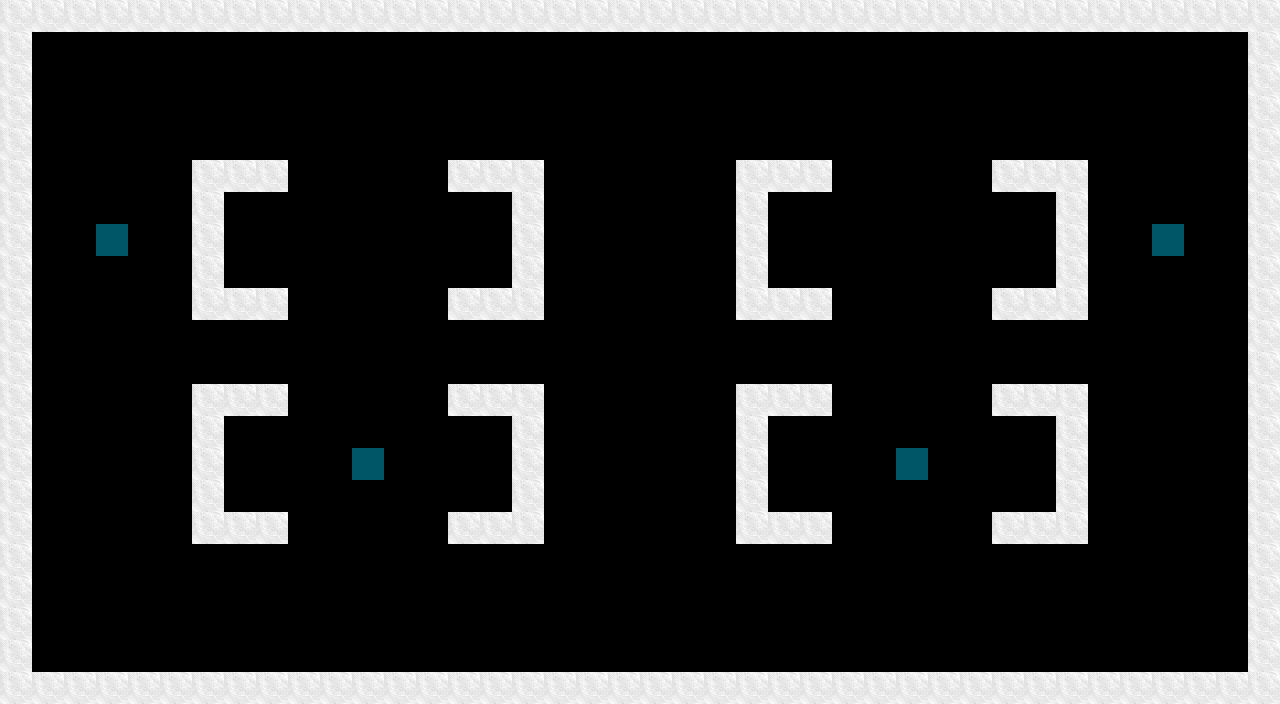

This is a level from a 2D game, rendered from its Tiled map with the project's own tilesets. A one-line summary and the map file follow, with tile-layer data summarised:
An orthogonal 40x22 tile map with 32x32 px tiles, 2 tile layers (walls, spawn-points).

<map version="1.0" orientation="orthogonal" renderorder="right-down" width="40" height="22" tilewidth="32" tileheight="32" nextobjectid="1">
 <tileset firstgid="1" source="tileset.tsx" />
 <layer name="walls" width="40" height="22">
  <data>[880 cells, 192 non-empty, 1 distinct tile ids]</data>
 </layer>
 <layer name="spawn-points" width="40" height="22">
  <data>[880 cells, 4 non-empty, 1 distinct tile ids]</data>
 </layer>
</map>